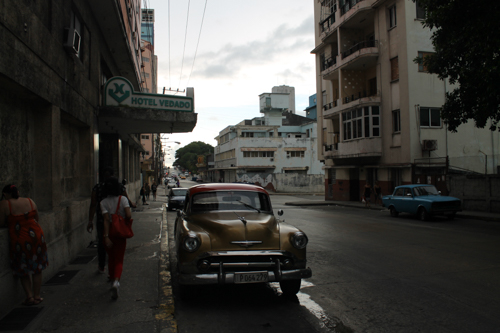
#> input picture uebung2/bild01.jpg, 500 x 333 px
$ jupyter execute aufgabe2.ipynb
#> lines starting #> are read from the running program, lines starting #| are printed output that depends on the picture
# 2D Computer Vision - Übung 2
## Histogrammanpassung

[cell 1]
import numpy as np
from skimage import io
import matplotlib.pyplot as plt

### Hilfsfunktionen aus Übung 1

[cell 2]
def rgb_to_gray(image):
    return (0.299 * image[:, :, 0] + 0.587 * image[:, :, 1] + 0.114 * image[:, :, 2]).astype(np.uint8)


def computeHisto(image):
    if len(image.shape) == 3:
        image = rgb_to_gray(image)
    histo = np.zeros(256, dtype=int)
    for y in range(image.shape[0]):
        for x in range(image.shape[1]):
            histo[image[y, x]] += 1
    return histo


def apply_lut(image, lut):
    result = np.empty_like(image)
    if len(image.shape) == 3:
        for y in range(image.shape[0]):
            for x in range(image.shape[1]):
                for z in range(image.shape[2]):
                    result[y, x, z] = lut[image[y, x, z]]
    else:
        for y in range(image.shape[0]):
            for x in range(image.shape[1]):
                result[y, x] = lut[image[y, x]]
    return result

### Aufgabe 2 - compute_cumHisto

[cell 3]
def compute_cumHisto(image, binSize=1):
    """
    Berechnet das kumulative Histogramm eines 8-Bit-Graustufenbildes.

    Parameters:
        image   : 8-Bit-Grauwertbild (2D) oder RGB-Bild (wird in Graustufen konvertiert)
        binSize : Breite jedes Bins (Standard=1 → 256 Bins)

    Returns:
        cumHisto: Kumulatives Histogramm als numpy-Array der Länge 256 // binSize
    """
    if len(image.shape) == 3:
        image = rgb_to_gray(image)

    num_bins = 256 // binSize
    histo = np.zeros(num_bins, dtype=int)

    for y in range(image.shape[0]):
        for x in range(image.shape[1]):
            bin_idx = image[y, x] // binSize
            histo[bin_idx] += 1

    cumHisto = np.cumsum(histo)
    return cumHisto

[cell 4]
# Bilder einlesen und kumulatives Histogramm testen
img1 = io.imread("bild01.jpg")
#> img1 is the input picture: shape (333, 500, 3); mean R, G, B 62.9, 61.8, 58.3
img2 = io.imread("bild02.jpg")
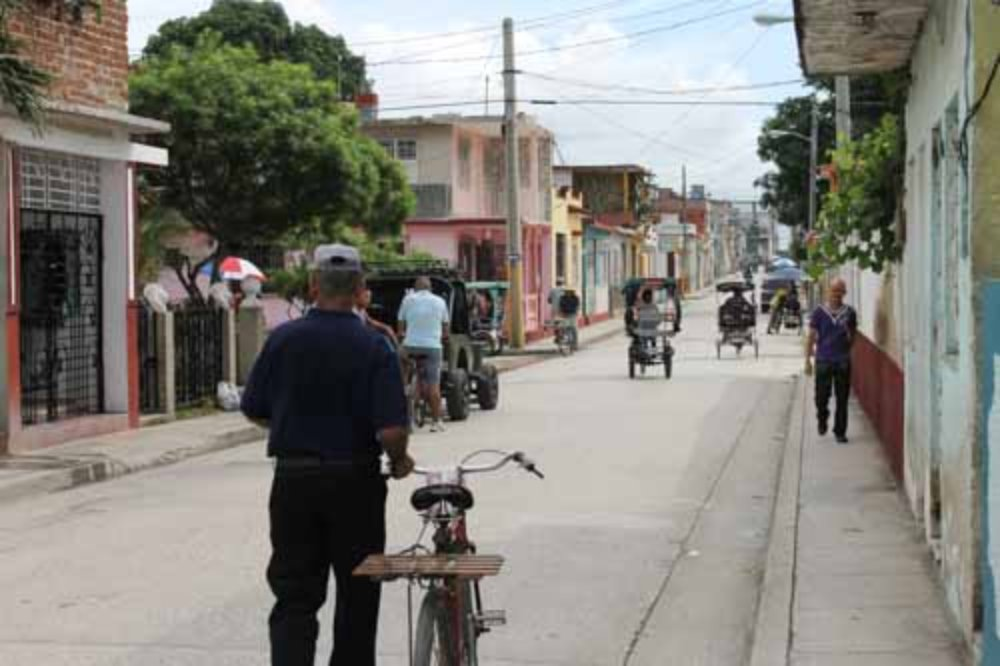
#> input picture uebung2/bild02.jpg, 1000 x 666 px
#> img2 is the input picture: shape (666, 1000, 3); mean R, G, B 131.7, 129.6, 122.9

gray1 = rgb_to_gray(img1)
gray2 = rgb_to_gray(img2)
#> in rgb_to_gray (call 2), `return (0.299 * image[:, :, 0] + 0.587 * image[:, :, 1] + 0.114 * imag..`:
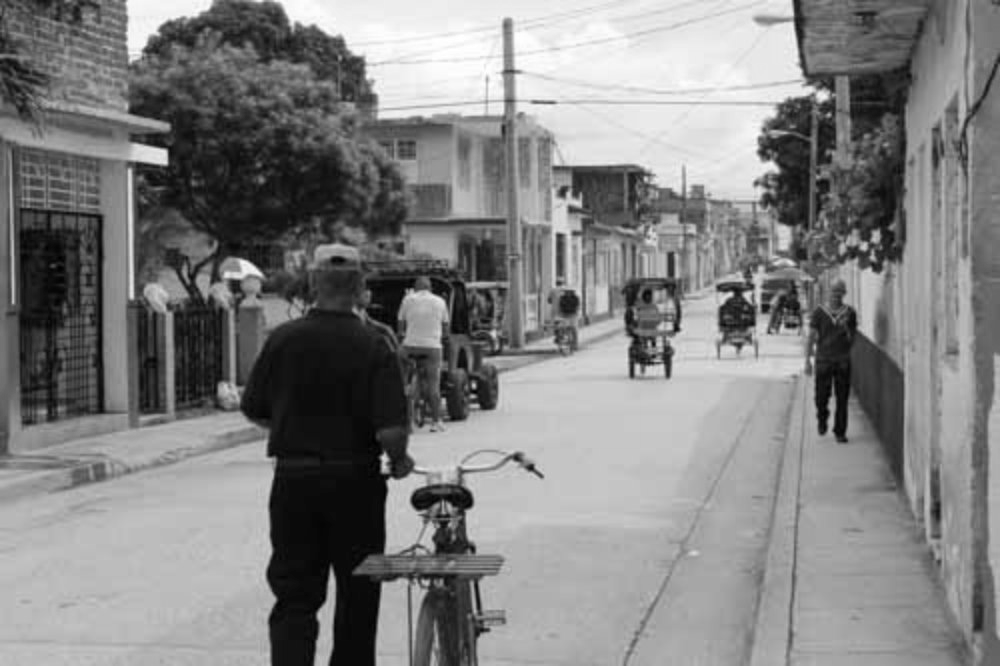
#> returned value: shape (666, 1000); min 0, max 255, mean 129

cumH1 = compute_cumHisto(gray1, binSize=1)
#> after the loop in compute_cumHisto, `for y in range(image.shape[0]):`: histo = 256 values, max 4757 at index 3, min 5 at index 195, mean 650.4
#> in compute_cumHisto, `cumHisto = np.cumsum(histo)`: cumHisto = 256 values from 460 to 166500
#> cumH1 = 256 values from 460 to 166500
cumH2 = compute_cumHisto(gray2, binSize=1)
#> cumH2 = 256 values from 20 to 666000

fig, axes = plt.subplots(2, 2, figsize=(14, 8))

axes[0, 0].imshow(gray1, cmap="gray")
axes[0, 0].set_title("Bild 01 (Graustufen)")
axes[0, 0].axis("off")

axes[0, 1].plot(range(256), cumH1)
axes[0, 1].set_title("Kumulatives Histogramm Bild 01")
axes[0, 1].set_xlim([0, 255])

axes[1, 0].imshow(gray2, cmap="gray")
axes[1, 0].set_title("Bild 02 (Graustufen)")
axes[1, 0].axis("off")

axes[1, 1].plot(range(256), cumH2)
axes[1, 1].set_title("Kumulatives Histogramm Bild 02")
axes[1, 1].set_xlim([0, 255])

plt.tight_layout()
plt.show()
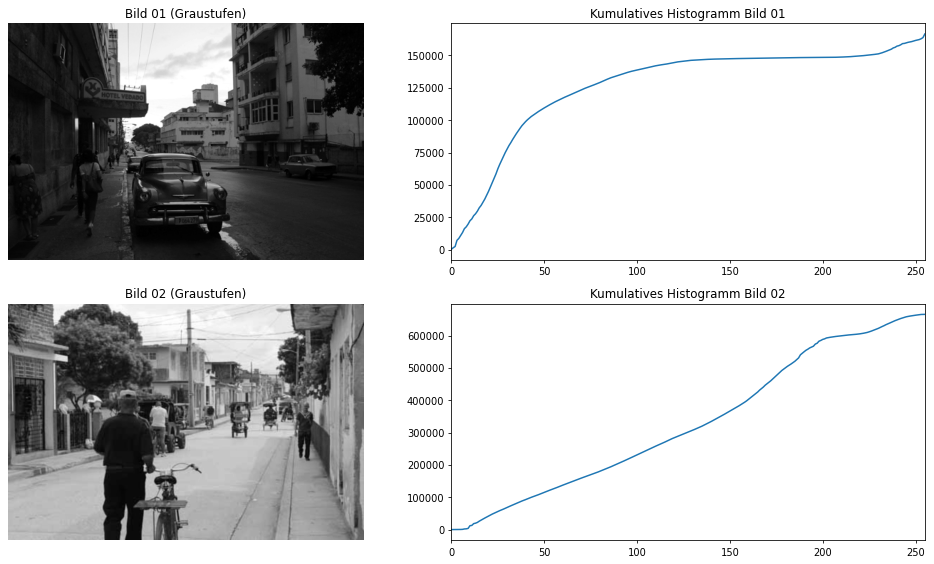
#> figure drawn by matplotlib, 4 panels; panel 2: curve peaks at x = 255, y = 166500; panel 4: curve peaks at x = 255, y = 666000

### Aufgabe 3 - Theoretische Fragen

**a) Homogene vs. nicht-homogene Punktoperation:**

- **Homogene Punktoperation:** Das Ergebnis eines Ausgabepixels hängt ausschließlich vom Grauwert des entsprechenden Eingabepixels ab — unabhängig von dessen Position im Bild. Dieselbe Transformation wird auf jeden Pixel gleich angewendet.

- **Nicht-homogene Punktoperation:** Das Ergebnis hängt sowohl vom Grauwert als auch von der Position des Pixels ab. Verschiedene Bildbereiche werden unterschiedlich transformiert.

**b) Unterschied zwischen Punktoperationen und Filteroperationen:**

- **Punktoperation:** Jeder Ausgabepixel wird ausschließlich aus dem entsprechenden Eingabepixel berechnet. Es gibt keine Beziehung zu Nachbarpixeln. Die Operation ist lokal auf einen einzigen Punkt beschränkt.

- **Filteroperation:** Jeder Ausgabepixel wird aus einer ganzen Nachbarschaft von Eingabepixeln berechnet. Die räumliche Beziehung zwischen Pixeln spielt eine Rolle.

### Aufgabe 4 - Histogrammanpassung (match_Histo)

[cell 5]
def match_Histo(img_histo, ref_histo):
    # Histogramme normieren (→ Wahrscheinlichkeitsverteilung, unabhängig von Bildgröße)
    img_norm = img_histo / img_histo.sum()
    ref_norm = ref_histo / ref_histo.sum()

    # Kumulative Histogramme (CDF)
    img_cdf = np.cumsum(img_norm)
    ref_cdf = np.cumsum(ref_norm)

    # LUT aufbauen: für jeden Intensitätswert i den Wert j finden,
    # bei dem ref_cdf[j] am nächsten an img_cdf[i] liegt
    lut = np.zeros(256, dtype=np.uint8)
    for i in range(256):
        diff = np.abs(ref_cdf - img_cdf[i])
        lut[i] = np.argmin(diff)

    return lut

[cell 6]
# Histogramme berechnen
histo1 = computeHisto(gray1)
#> histo1 has the same summary as histo in compute_cumHisto
histo2 = computeHisto(gray2)
#> histo2 = 256 values, max 9775 at index 188, min 18 at index 2, mean 2601.6

# LUT berechnen: Bild01 an Bild02 anpassen
lut = match_Histo(histo1, histo2)
#> in match_Histo, `img_norm = img_histo / img_histo.sum()`: img_norm = 256 values, max 0.0286 at index 3, min 3e-05 at index 195, mean 0.00391
#> in match_Histo, `ref_norm = ref_histo / ref_histo.sum()`: ref_norm = 256 values, max 0.0147 at index 188, min 2.7e-05 at index 2, mean 0.00391
#> in match_Histo, `img_cdf = np.cumsum(img_norm)`: img_cdf = 256 values from 0.00276 to 1
#> in match_Histo, `ref_cdf = np.cumsum(ref_norm)`: ref_cdf = 256 values from 3e-05 to 1
#> after the loop in match_Histo, `for i in range(256):`: lut = 256 values from 7 to 255
#> lut = 256 values from 7 to 255

# LUT auf Bild01 anwenden
gray1_matched = apply_lut(gray1, lut)
#> after the loop in apply_lut, `for y in range(image.shape[0]):`:
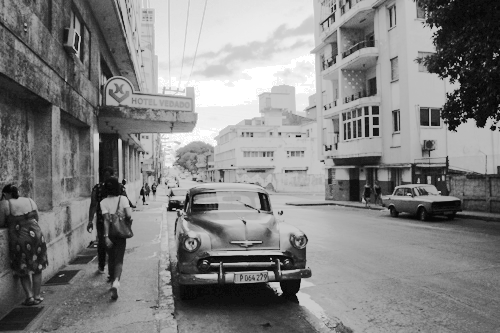
#> result: shape (333, 500); min 7, max 255, mean 130.1

# Kumulative Histogramme nach Anpassung
cumH1_matched = compute_cumHisto(gray1_matched, binSize=1)
#> cumH1_matched = 256 values from 0 to 166500

# Visualisierung
fig, axes = plt.subplots(2, 3, figsize=(18, 10))

# Bilder
axes[0, 0].imshow(gray1, cmap="gray")
axes[0, 0].set_title("Bild 01 (Original)")
axes[0, 0].axis("off")

axes[0, 1].imshow(gray1_matched, cmap="gray")
axes[0, 1].set_title("Bild 01 (angepasst an Bild 02)")
axes[0, 1].axis("off")

axes[0, 2].imshow(gray2, cmap="gray")
axes[0, 2].set_title("Bild 02 (Referenz)")
axes[0, 2].axis("off")

# Kumulative Histogramme
axes[1, 0].plot(range(256), cumH1)
axes[1, 0].set_title("Kum. Histo Bild 01 (Original)")
axes[1, 0].set_xlim([0, 255])

axes[1, 1].plot(range(256), cumH1_matched)
axes[1, 1].set_title("Kum. Histo Bild 01 (angepasst)")
axes[1, 1].set_xlim([0, 255])

axes[1, 2].plot(range(256), cumH2)
axes[1, 2].set_title("Kum. Histo Bild 02 (Referenz)")
axes[1, 2].set_xlim([0, 255])

plt.tight_layout()
plt.show()
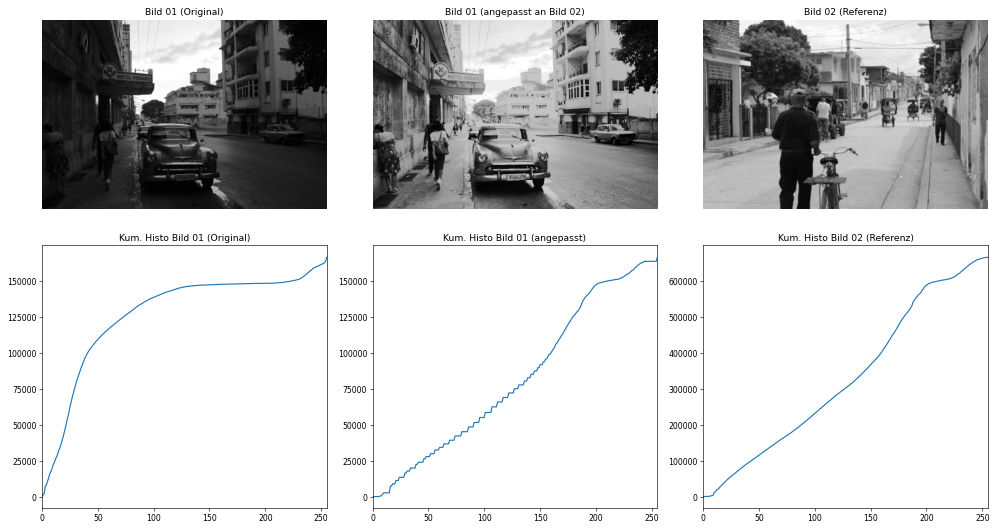
#> figure drawn by matplotlib, 6 panels; panel 4: curve peaks at x = 255, y = 166500; panel 5: curve peaks at x = 255, y = 166500; panel 6: curve peaks at x = 255, y = 666000
